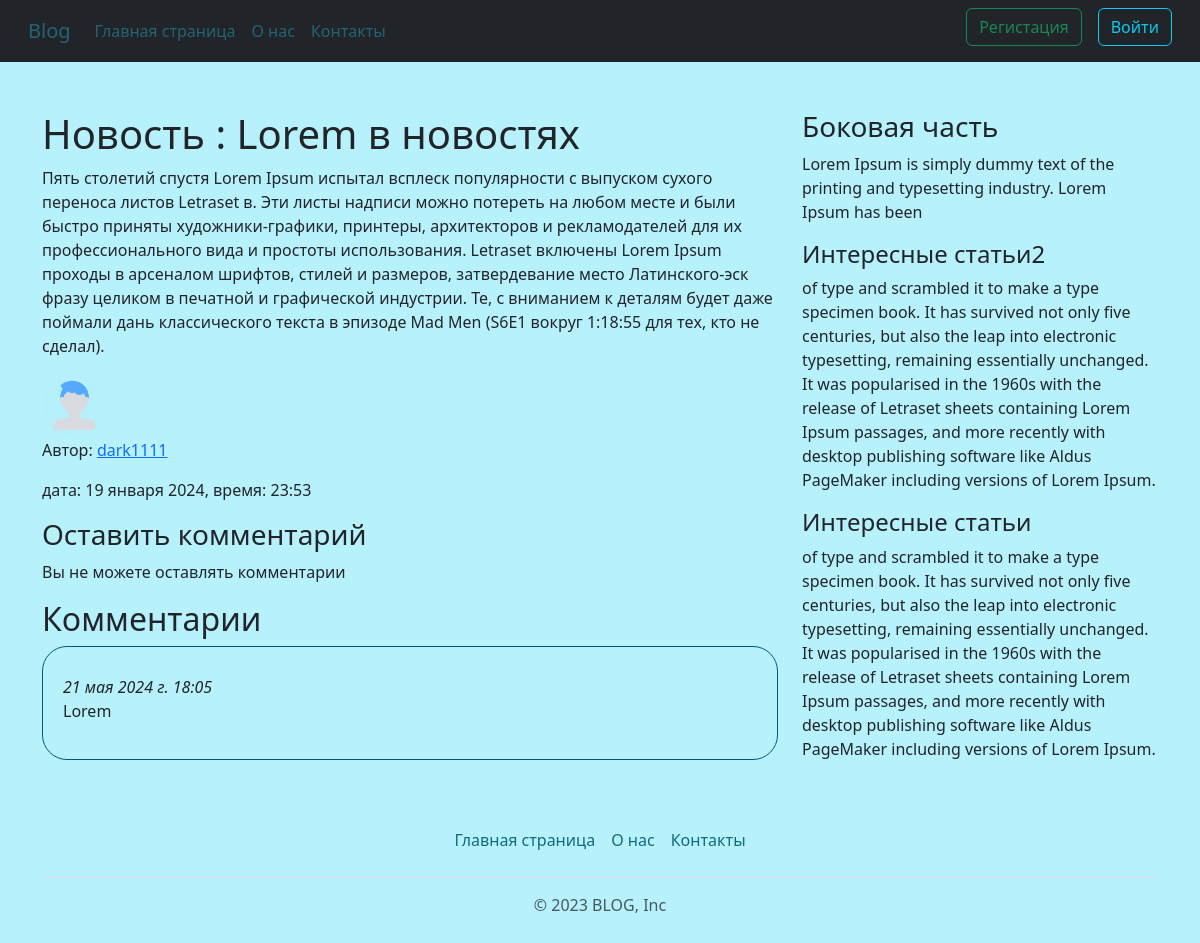
Screenshot of /blog/news/6 with the database file from the repository.
### blog/models.py (models this page shows, shortened)
class News(models.Model):
    title = models.CharField('Название статьи',max_length=100, unique=True)
    text = models.TextField('Основной текст статьи')
    date = models.DateTimeField('Дата',default=timezone.now)
    avt = models.ForeignKey(User,verbose_name='Автор', on_delete=models.CASCADE)
    views = models.IntegerField('Просмотры',default=1)
    def __str__(self):
        return f'Новость : {self.title}'
    class Meta:
        verbose_name = 'Новость',
        verbose_name_plural = 'Новости'

class Komment2(models.Model):
    article = models.ForeignKey(News, verbose_name='Cтатья', on_delete=models.CASCADE)
    text = models.TextField('Текст комментария')
    date = models.DateTimeField('Дата', default=timezone.now)
    avt = models.ForeignKey(User, verbose_name='Автор', on_delete=models.CASCADE)
    class Meta:
        verbose_name = 'Комментарий',
        verbose_name_plural = 'Комментарии'

### user1/models.py (models this page shows, shortened)
class Profiles(models.Model):
    user = models.OneToOneField(User, on_delete=models.CASCADE)
    img = models.ImageField('Фото пользователя', default='7065729.png', upload_to='user_img')
    ac_type = models.CharField(choices=TYPE_CHOS, default='Бесплатный пакет', max_length=30)
    class Meta:
        verbose_name = 'Профайл',
        verbose_name_plural = 'Профайлы'

### blog/views.py (the view, shortened to what this page needs)
# urls.py: path('news/<int:pk>', views.NewsDetaliView.as_view(), name='news-detail'),
class NewsDetaliView(DetailView, CreateView):
    model = News
    context_object_name = 'post'
    template_name = 'blog/news-detail.html'
    form_class = CommentForm
    def post(self, request, *args, **kwargs):
        form = self.get_form()
        if form.is_valid():
            self.text=form.cleaned_data.get('comment')
            return self.form_valid(form)
        else:
            return self.form_invalid(form)
    def get_context_data(self, **kwargs):
        ctx = super(NewsDetaliView, self).get_context_data(**kwargs)
        ctx['title'] = News.objects.get(pk=self.kwargs['pk'])
        ctx['comments'] = Komment2.objects.filter(article=self.object).order_by('-date')
        return ctx

### blog/templates/blog/news-detail.html (shortened to what this page needs)
{% extends 'blog/base.html' %}
{% block content %}
<h1>{{ title }}</h1>
<p>{{ post.text }}</p>
<div class="row">
    <div>
        <img src="{{ post.avt.profiles.img.url }}" alt="{{ post.avt }}" class="user_imeg">
    </div>
</div>
 <p>Автор: <a href="{% url 'user-news' post.avt %}"> {{ post.avt }} </a></p>
    <p> дата: {{ post.date|date:'d E Y, время: H:i' }}</p>
<div>
    <h3>Оставить комментарий</h3>
        {% if not user.is_authenticated %}
            <p>Вы не можете оставлять комментарии</p>
        {% else %}
            <form id="commentForm" action="{% url 'news-detail' object.id %}" method="post">
            {% csrf_token %}
            {{ form.as_p }}
            <button class="btn btn-outline-success" type="submit">Отправить комментарий</button>
            </form>
        {% endif %}
</div>
<div id="comments"  class="comments">
<h2>Комментарии</h2>
         {% for comment in comments %}
            <div class="comm">
             <h4>{{ comment.avtor }}</h4><i>{{ comment.date }}</i>
             <p>{{ comment.text }}</p>
            </div>
         {% endfor %}
</div>
{% endblock %}
{% block aside_block %}
<h4 class="mt-2">Интересные статьи2</h4>
<p>of type and scrambled it to make a type specimen book. It has survived not only five centuries,
    but also the leap into electronic typesetting, remaining essentially unchanged. It was popularised
    in the 1960s with the release of Letraset sheets containing Lorem Ipsum passages, and more recently
    with desktop publishing software like Aldus PageMaker including versions of Lorem Ipsum.</p>
<h4 class="mt-2">Интересные статьи</h4>
<p>of type and scrambled it to make a type specimen book. It has survived not only five centuries,
    but also the leap into electronic typesetting, remaining essentially unchanged. It was popularised
    in the 1960s with the release of Letraset sheets containing Lorem Ipsum passages, and more recently
    with desktop publishing software like Aldus PageMaker including versions of Lorem Ipsum.</p>
{% endblock %}

### blog/static/blog/main.css (style rules this page uses)
body { background-color: #31d8f959!important; }
.user_imeg { height:64px; width:65px; border-radius:50%; margin-height:10px; }
.comm { border:1px solid #00577e; border-radius:25px; padding: 20px; margin-bottom: 20px; }

### rows the page displays
News: title "Новость : Lorem в новостях", text "Пять столетий спустя Lorem Ipsum испытал всплеск популярности с выпуском сухого переноса листов Letraset в. Эти листы надписи можно потереть на любом месте и были быстро приняты художники-графики, принтеры, архитекторов и рекламодателей для их профессионального вида и простоты использования. Letraset включены Lorem Ipsum проходы в арсеналом шрифтов, стилей и размеров, затвердевание место Латинского-эск фразу целиком в печатной и графической индустрии. Те, с вниманием к деталям будет даже поймали дань классического текста в эпизоде Mad Men (S6E1 вокруг 1:18:55 для тех, кто не сделал).", avt.profiles.img (picture), avt "dark1111", date "19 января 2024, время: 23:53"
Komment2: date "21 мая 2024 г. 18:05", text "Lorem"
